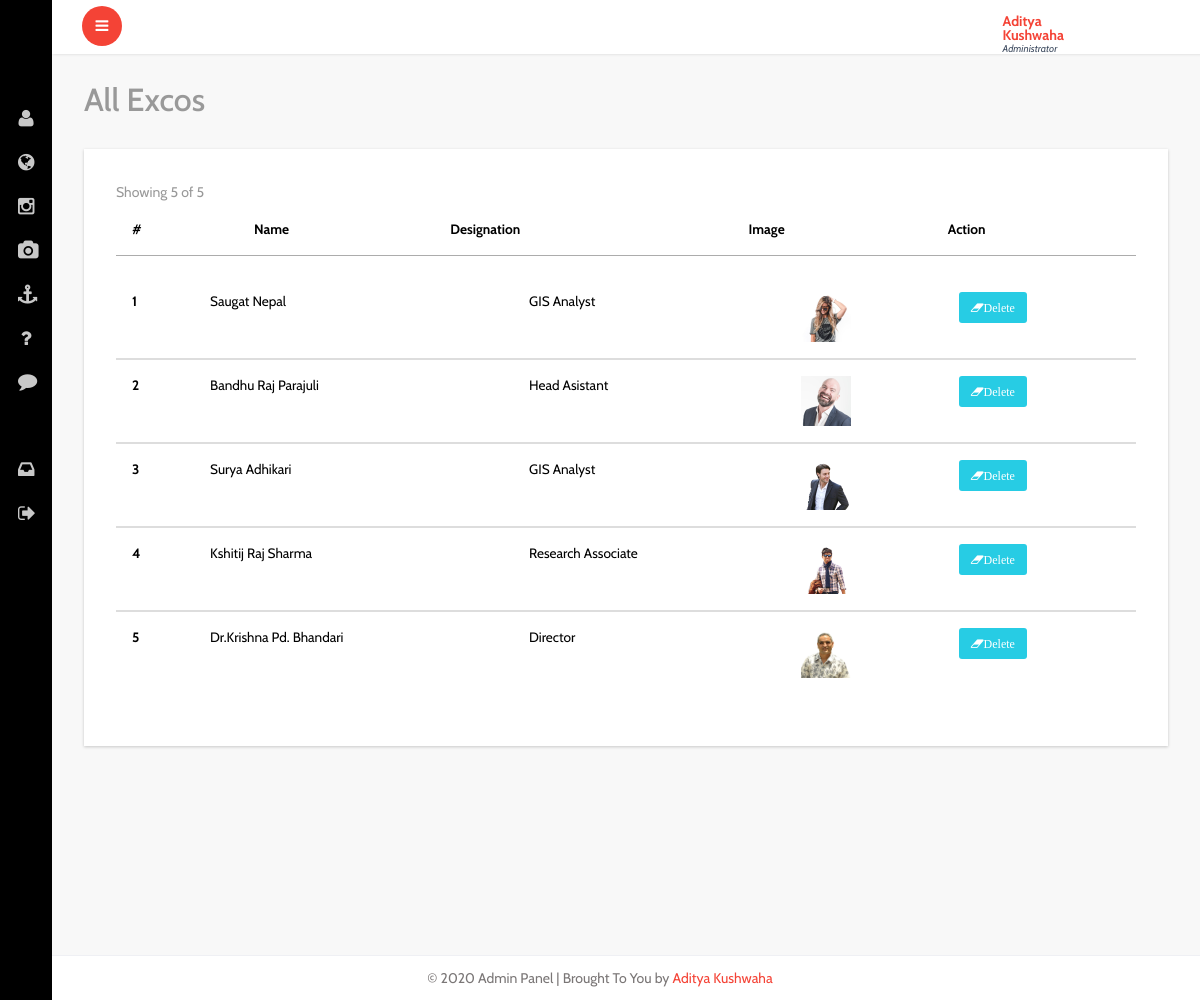
Page /admin/all-excos.php (signed in) on the committed database.
### tables this page shows
CREATE TABLE `excos` (
  `id` int(11) NOT NULL,
  `person_name` varchar(75) NOT NULL,
  `designation` varchar(75) NOT NULL,
  `file` varchar(150) NOT NULL,
  `facebook` varchar(75) NOT NULL DEFAULT '#',
  `twitter` varchar(75) NOT NULL DEFAULT '#',
  `linkedin` varchar(75) NOT NULL DEFAULT '#'
);

CREATE TABLE `settings` (
  `id` int(11) NOT NULL,
  `site_name` varchar(45) NOT NULL,
  `site_title` varchar(60) NOT NULL,
  `email` varchar(60) NOT NULL,
  `site_desc` varchar(350) NOT NULL,
  `site_keyword` varchar(250) NOT NULL,
  `google_code` varchar(1000) NOT NULL,
  `street` varchar(100) NOT NULL,
  `city` varchar(60) NOT NULL,
  `country` varchar(50) NOT NULL,
  `phone` varchar(15) NOT NULL,
  `facebook` varchar(45) NOT NULL,
  `twitter` varchar(34) NOT NULL,
  `linkedin` varchar(45) NOT NULL,
  `status` varchar(25) NOT NULL
);

### idiorm.php (called while the page is built, shortened)
<?php
    class ORM implements ArrayAccess {
        protected static $_default_config = array(
            'connection_string' => 'sqlite::memory:',
            'id_column' => 'id',
            'id_column_overrides' => array(),
            'error_mode' => PDO::ERRMODE_EXCEPTION,
            'username' => null,
            'password' => null,
            'driver_options' => null,
            'identifier_quote_character' => null,
            'limit_clause_style' => null,
            'logging' => false,
            'logger' => null,
            'caching' => false,
            'caching_auto_clear' => false,
            'return_result_sets' => false,
        );
        protected static $_config = array();
        protected static $_db = array();
        protected static $_last_statement = null;
        protected $_connection_name;
        protected $_table_name;
        protected $_values = array();
        protected $_result_columns = array('*');
        protected $_join_sources = array();
        protected $_order_by = array();
        protected $_group_by = array();
        public static function configure($key, $value = null, $connection_name = self::DEFAULT_CONNECTION) {
            if (is_array($key)) {
                foreach ($key as $conf_key => $conf_value) {
                    self::configure($conf_key, $conf_value, $connection_name);
                }
            } else {
                if (is_null($value)) {
                    $value = $key;
                    $key = 'connection_string';
                }
                self::$_config[$connection_name][$key] = $value;
            }
        }
        public static function for_table($table_name, $connection_name = self::DEFAULT_CONNECTION) {
            return new self($table_name, array(), $connection_name);
        }
        protected static function _setup_db_config($connection_name) {
            if (!array_key_exists($connection_name, self::$_config)) {
                self::$_config[$connection_name] = self::$_default_config;
            }
        }
        public static function set_db($db, $connection_name = self::DEFAULT_CONNECTION) {
            self::$_db[$connection_name] = $db;
        }
        protected static function _setup_identifier_quote_character($connection_name) {
            if (is_null(self::$_config[$connection_name]['identifier_quote_character'])) {
                self::$_config[$connection_name]['identifier_quote_character'] =
                    self::_detect_identifier_quote_character($connection_name);
            }
        }
        public static function _setup_limit_clause_style($connection_name) {
            if (is_null(self::$_config[$connection_name]['limit_clause_style'])) {
                self::$_config[$connection_name]['limit_clause_style'] =
                    self::_detect_limit_clause_style($connection_name);
            }
        }
        protected static function _detect_identifier_quote_character($connection_name) {
            switch(self::get_db($connection_name)->getAttribute(PDO::ATTR_DRIVER_NAME)) {
                case 'mysql':
                case 'sqlite':
                case 'sqlite2':
                default:
                    return '`';
            }
        }
        protected static function _detect_limit_clause_style($connection_name) {
            switch(self::get_db($connection_name)->getAttribute(PDO::ATTR_DRIVER_NAME)) {
                default:
                    return ORM::LIMIT_STYLE_LIMIT;
            }
        }
        public static function get_db($connection_name = self::DEFAULT_CONNECTION) {
            return self::$_db[$connection_name];
        }
        public static function get_last_statement() {
            return self::$_last_statement;
        }
        protected static function _execute($query, $parameters = array(), $connection_name = self::DEFAULT_CONNECTION) {
            $statement = self::get_db($connection_name)->prepare($query);
            self::$_last_statement = $statement;
            $time = microtime(true);
            $q = $statement->execute();
            return $q;
        }
        protected static function _log_query($query, $parameters, $connection_name, $query_time) {
            if (!self::$_config[$connection_name]['logging']) {
                return false;
            }
            return true;
        }
        protected function __construct($table_name, $data = array(), $connection_name = self::DEFAULT_CONNECTION) {
            $this->_table_name = $table_name;
            $this->_connection_name = $connection_name;
        }
        public function find_array() {
            return $this->_run();
        }
        protected function _build_select() {
            return $this->_join_if_not_empty(" ", array(
                $this->_build_select_start(),
                $this->_build_join(),
                $this->_build_where(),
                $this->_build_group_by(),
                $this->_build_having(),
                $this->_build_order_by(),
                $this->_build_limit(),
                $this->_build_offset(),
            ));
        }
        protected function _build_select_start() {
            $fragment = 'SELECT ';
            $result_columns = join(', ', $this->_result_columns);
            $fragment .= "{$result_columns} FROM " . $this->_quote_identifier($this->_table_name);
            return $fragment;
        }
        protected function _build_join() {
            if (count($this->_join_sources) === 0) {
                return '';
            }
            return join(" ", $this->_join_sources);
        }
        protected function _build_where() {
            return $this->_build_conditions('where');
        }
        protected function _build_having() {
            return $this->_build_conditions('having');
        }
        protected function _build_group_by() {
            if (count($this->_group_by) === 0) {
                return '';
            }
            return "GROUP BY " . join(", ", $this->_group_by);
        }
        protected function _build_conditions($type) {
            $conditions_class_property_name = "_{$type}_conditions";
            if (count($this->$conditions_class_property_name) === 0) {
                return '';
            }
            $conditions = array();
            return strtoupper($type) . " " . join(" AND ", $conditions);
        }
        protected function _build_order_by() {
            if (count($this->_order_by) === 0) {
                return '';
            }
            return "ORDER BY " . join(", ", $this->_order_by);
        }
        protected function _build_limit() {
            $fragment = '';
            return $fragment;
        }
        protected function _build_offset() {
            return '';
        }
        protected function _join_if_not_empty($glue, $pieces) {
            $filtered_pieces = array();
            foreach ($pieces as $piece) {
                if (is_string($piece)) {
                    $piece = trim($piece);
                }
                if (!empty($piece)) {
                    $filtered_pieces[] = $piece;
                }
            }
            return join($glue, $filtered_pieces);
        }
        protected function _quote_one_identifier($identifier) {
            $parts = explode('.', $identifier);
            $parts = array_map(array($this, '_quote_identifier_part'), $parts);
            return join('.', $parts);
        }
        protected function _quote_identifier($identifier) {
            if (is_array($identifier)) {
                $result = array_map(array($this, '_quote_one_identifier'), $identifier);
                return join(', ', $result);
            } else {
                return $this->_quote_one_identifier($identifier);
            }
        }
        protected function _quote_identifier_part($part) {
            $quote_character = self::$_config[$this->_connection_name]['identifier_quote_character'];
            return $quote_character .
                   str_replace($quote_character,
                               $quote_character . $quote_character,
                               $part
                   ) . $quote_character;
        }
        protected function _run() {
            $query = $this->_build_select();
            $caching_enabled = self::$_config[$this->_connection_name]['caching'];
            self::_execute($query, $this->_values, $this->_connection_name);
            $statement = self::get_last_statement();
            $rows = array();
            while ($row = $statement->fetch(PDO::FETCH_ASSOC)) {
                $rows[] = $row;
            }
            $this->_values = array();
            $this->_result_columns = array('*');
            return $rows;
        }
        public function __call($name, $arguments)
        {
            $method = strtolower(preg_replace('/([a-z])([A-Z])/', '$1_$2', $name));
            if (method_exists($this, $method)) {
                return call_user_func_array(array($this, $method), $arguments);
            } else {
                throw new IdiormMethodMissingException("Method $name() does not exist in class " . get_class($this));
            }
        }
    }

### admin/all-excos.php (the view, shortened to what this page needs)
<?php include "header.php"; ?>
<div id="page-wrapper">
	<div class="graphs">
		<h3 class="blank1">All Excos</h3>
		<div class="xs tabls">
			<div class="panel-body1">
				<table class="table">
					<thead>
						<tr>
							<th>#</th>
							<th>Name</th>
							<th>Designation</th>
							<th>Image</th>
							<th>Action</th>
						</tr>
					</thead>
					<tbody>
						<?php
						$tbl_name = "excos";
						$get_excos = ORM::for_table("$tbl_name")
							->find_array();
						$total_pages = count($get_excos);
						$limit = 10;
						$page = $_GET['page'];
						if ($page)
							$start = ($page - 1) * $limit;
						else
							$start = 0;
						$result = $db->prepare("SELECT * FROM excos  ORDER BY id DESC LIMIT $start, $limit");
						$result->execute();
						$next = $page + 1;
						$lastpage = ceil($total_pages / $limit);
						?>
						<span class="text-muted m-r-sm">Showing
							<?php if ($lastpage == $next - 1) : ?>
								<?= $total_pages ?>
							<?php else : ?>
								<?= $page * $limit ?>
							<?php endif; ?>
							of <?= $total_pages ?>
						</span>
			</div>
		</div>
		<table class="table">
			<?php
			for ($i = 1; $row = $result->fetch(); $i++) {
			?>
				<tr>
					<th scope="row"><?php echo $i; ?></th>
					<td><?php echo $row['person_name']; ?></td>
					<td><?php echo $row['designation']; ?></td>
					<td><img src="../uploads/member/<?php echo $row['file']; ?>" alt="" class="img-responsive" style=" height:50px; width:50px;"></td>
					<td>
						<a href="delete-exco.php?id=<?= $row['id'] ?>" class="fa fa-eraser btn btn-xs btn-success warning_4 delbtn">Delete</a>
					</td>
				</tr>
			<?php } ?>
		</table>
	</div>
</div>
</div>
<?php include "footer.php"; ?>

### admin/footer.php (shortened to what this page needs)
<footer>
   <?php
   $result = $db->prepare("SELECT * FROM settings");
   $result->execute();
   for ($i = 0; $row = $result->fetch(); $i++) {
   ?>
      <p>&copy; 2020 Admin Panel | Brought To You by <a href="https://kaditya97.com.np" target="_blank">Aditya Kushwaha</a></p>
   <?php } ?>
</footer>
</section>
</body>
</html>

### rows in the picture
excos: person_name "Saugat Nepal", designation "GIS Analyst", file (picture)
excos: person_name "Bandhu Raj Parajuli", designation "Head Asistant", file (picture)
excos: person_name "Surya Adhikari", designation "GIS Analyst", file (picture)
excos: person_name "Kshitij Raj Sharma", designation "Research Associate", file (picture)
excos: person_name "Dr.Krishna Pd. Bhandari", designation "Director", file (picture)

### other values in the picture
$_SESSION['SESS_FIRST_NAME'] "Aditya Kushwaha"
$total_pages "5"
